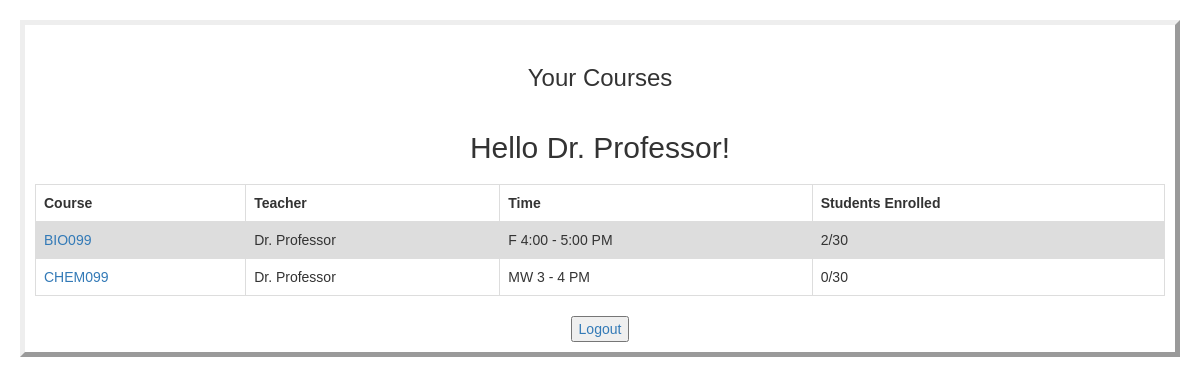
The page /teacher (signed in) on the database its author committed.
### app.py (models this page shows)
class Teacher(db.Model):
    id = db.Column('id', db.Integer, primary_key = True)
    name = db.Column('name', db.String(100))
    user_id = db.Column('user_id', db.ForeignKey('user.id'), nullable=False)
    user = db.relationship('User', backref=db.backref('Teacher', uselist=False))

class Courses(db.Model):
    __tablename__ = 'Courses'
    id = db.Column('id', db.Integer, primary_key = True)
    courseName =  db.Column('c_name', db.String(100))
    teacher_id = db.Column('teacher_id', db.ForeignKey('teacher.id'), nullable=False)
    numEnrolled = db.Column('numEnrolled', db.Integer)
    capacity = db.Column('capacity', db.Integer)
    time = db.Column('time', db.String(100))
    teacher = db.relationship('Teacher', backref=db.backref('Courses'))

### app.py (the view)
@app.route('/teacher', methods=['GET', 'POST'])
@login_required
def teacher():
    user = current_user.id
    teach = Teacher.query.filter_by(user_id=user).first()
    courses = getTeacherCourses()
    return render_template('teacher.html', courses=courses, teacher=teach)

### app.py (called while the page is built)
@login_manager.user_loader
def load_user(user_id):
    return User.query.get(int(user_id))

@app.route('/getteachercourses', methods=['GET'])
def getTeacherCourses():
    teacher = Teacher.query.filter_by(user_id=current_user.id).first()
    result = db.session.query(Courses) \
            .join(Teacher, teacher.id==Courses.teacher_id).all()
    teacherCourses = {}
    for course in result:
        teacherCourses.update({course.id:
            {'cName' : course.courseName,
            'tName' : course.teacher.name,
            'time' : course.time,
            'enrolled' : course.numEnrolled,
            'capacity' : course.capacity,
            'id' : course.id
             }
        })
    return teacherCourses

### templates/teacher.html (shortened to what this page needs)
{% extends 'bootstrap/base.html' %}
{% block styles %}
{{super()}}
<link rel="stylesheet" href="{{url_for('.static', filename='mystyle.css')}}">
{% endblock %}
{% block body %}
<body>
<div id="Your Courses" >
  <h3>Your Courses</h3>
  <h2>Hello {{teacher.name}}!</h2>
  <table>
    <thead>
    <tr>
      <th>Course</th>
      <th>Teacher</th>
      <th>Time</th>
      <th>Students Enrolled</th>
    </tr>
    {% for c in courses%}
    <tr>
      <td><a href="/courses/{{courses[c]['id']}}">{{courses[c]['cName']}}</a></td>
      <td>{{courses[c]['tName']}}</td>
      <td>{{courses[c]['time']}}</td>
       <td>{{courses[c]['enrolled']}}/{{courses[c]['capacity']}}</td>
    </tr>
    {% endfor %}
  </table>
</div>
<br>
<button class="button"><a href="{{url_for('logout')}}">Logout</a></button>
</body>
{% endblock %}

### static/mystyle.css (style rules this page uses)
body { font-family: Arial; text-align: center; vertical-align: center; border-width: 5px; border-style: outset; margin: 20px; padding: 10px; }
h1, h2, h3 { padding: 10px; }
.button { text-align: left; }
table { font-family: arial, sans-serif; border-collapse: collapse; width: 100%; }
td, th { border: 1px solid #dddddd; text-align: left; padding: 8px; }
tr:nth-child(even) { background-color: #dddddd; }

### rows shown on the page
Teacher: name "Dr. Professor", name "Dr. Professor" "Dr. Professor"
Courses: c_name "BIO099", time "F 4:00 - 5:00 PM"
Courses: c_name "CHEM099", time "MW 3 - 4 PM"

### other values the page prints
{{ courses[c]['enrolled'] }} "2" "0"
{{ courses[c]['capacity'] }} "30" "30"
